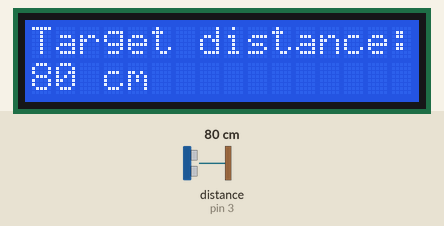
This sketch was run on a simulated Arduino Uno, built with avr-gcc and run on an emulated ATmega328P. On the bench: 16×2 character LCD. Wiring (inferred from the names in the program): ultrasonic range finder: trigger pin 4; echo pin 3. The test bench sets the inputs (shaded band); at power-on: distance to the obstacle (sensor on pin 3) 80 cm. The echo pulse lasts 58.3 µs per cm.

Above: at 3.3 s.
3.4 s: distance to the obstacle (sensor on pin 3) set to 2 cm
At 4.2 s:
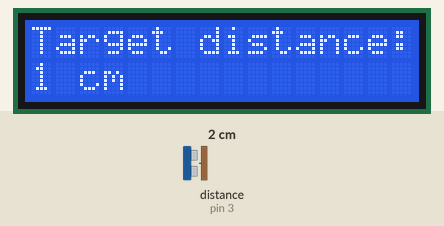
6.4 s: distance to the obstacle (sensor on pin 3) set to 4 cm
At 7.2 s:
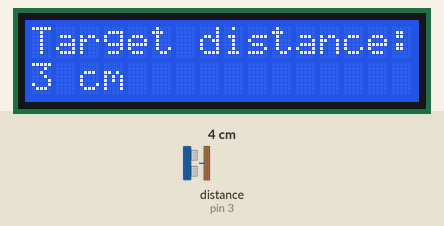
8.1 s: distance to the obstacle (sensor on pin 3) set to 9 cm
At 8.7 s:
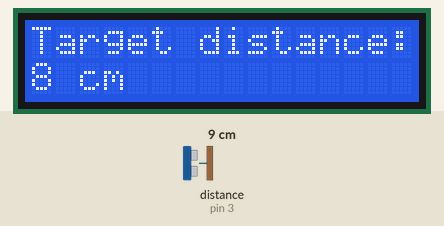
9.7 s: distance to the obstacle (sensor on pin 3) set to 2 cm
At 10.3 s:
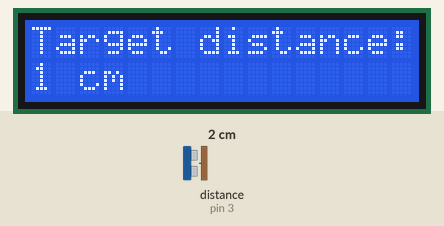
Timing chart, 0 to 12.7 s (numbered marks = the images above; inputs shaded):
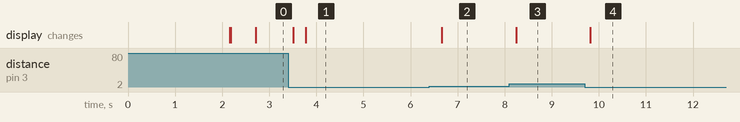

The sketch:

UltrasonicDistance.ino
```cpp
#include <Wire.h>
#include <LiquidCrystal_I2C.h>

LiquidCrystal_I2C lcd(0x27, 16, 2);
#define trigPin 4
#define echoPin 3


void setup() {
  pinMode(trigPin, OUTPUT);
  pinMode (echoPin, INPUT);
  lcd.init();
  lcd.begin(16,2);
  lcd.backlight();
  lcd.clear();
  lcd.setCursor(4,0);;
  lcd.print("Ultrasonic Dist");
  delay(2000);
  lcd.setCursor(0,0);
  lcd.print("Target distance: ");
}

void loop() {
  long duration, distance;
  digitalWrite(trigPin, LOW);
  delayMicroseconds(2);
  digitalWrite(trigPin, HIGH);
  delayMicroseconds(10);
  digitalWrite(trigPin, LOW);
  duration = pulseIn(echoPin, HIGH,30000);
  distance = (duration/2) / 29.1;

  lcd.setCursor(0,1);
  lcd.print("       ");
  lcd.setCursor(0,1);
  lcd.print(distance);
  lcd.print(" cm");
  delay(250);


}
```

Measured:
- after the input at 3.4 s, the display: first changes after 0.11 s (image 1 shows a later state)
- after the input at 6.4 s, the display: changes after 0.27 s (image 2)
- after the input at 8.1 s, the display: changes after 0.14 s (image 3)
- after the input at 9.7 s, the display: changes after 0.12 s (image 4)
